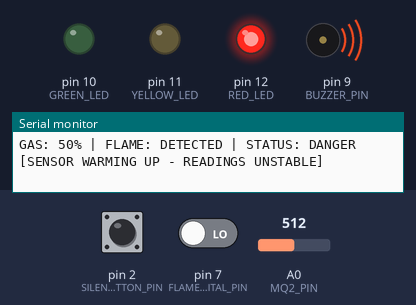
Simulated run of this sketch. Board: Arduino Uno, built with avr-gcc and run on an emulated ATmega328P. Parts: output pins drawn as LEDs (lit = HIGH), buzzer (waves = sounding, pin HIGH), the last lines printed to the serial monitor. The inputs (shaded band) are chosen by the test bench; at power-on: pin 7 (FLAME_DIGITAL_PIN) LOW, A0 (MQ2_PIN) = 512, pin 2 (SILENCE_BUTTON_PIN) HIGH.

Above: at 1.2 s.
1.3 s: pin 7 (FLAME_DIGITAL_PIN) driven HIGH
At 2.55 s:
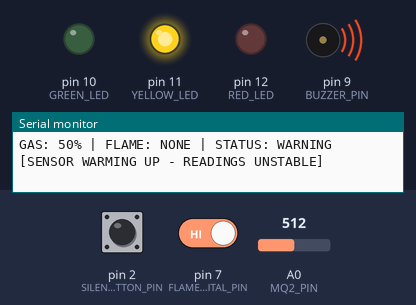
4.3 s: A0 (MQ2_PIN) set to 332
7.3 s: A0 (MQ2_PIN) set to 311
At 8.2 s:
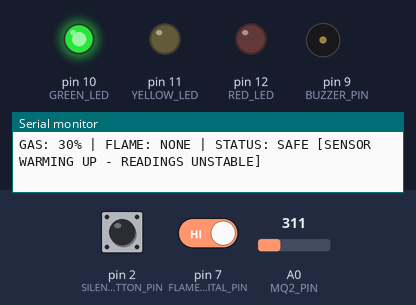
8.8 s: A0 (MQ2_PIN) set to 716
At 9.54 s:
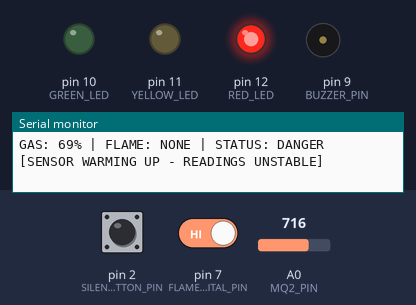
11.8 s: pin 2 (SILENCE_BUTTON_PIN) pulled LOW for 0.15 s
At 12.8 s:
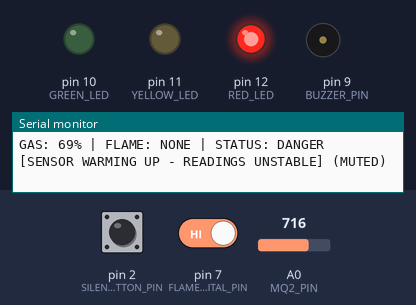
13.5 s: pin 7 (FLAME_DIGITAL_PIN) driven LOW
At 13.74 s:
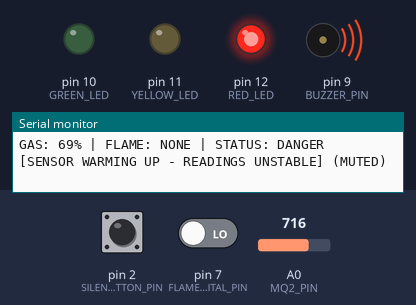
Timing chart, 0 to 17.5 s (numbered marks = the images above; inputs shaded):
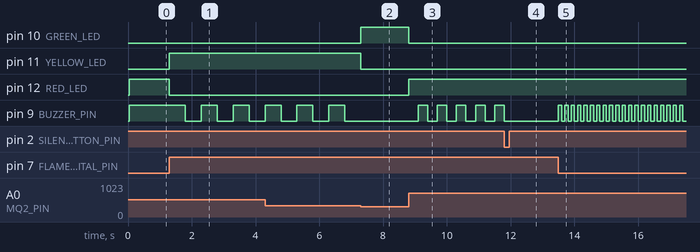

The sketch:

p2-gas-fire-alert.ino
```cpp
/**
 * Project 2: Gas & Fire Safety Alert System
 * Board: Arduino Uno R3
 * Target Folder: /home-assignments/p2-gas-fire-alert/
 */

// Pin Definitions
const int MQ2_PIN = A0;
const int FLAME_DIGITAL_PIN = 7;
const int FLAME_ANALOG_PIN = A1;
const int GREEN_LED = 10;
const int YELLOW_LED = 11;
const int RED_LED = 12;
const int BUZZER_PIN = 9;
const int SILENCE_BUTTON_PIN = 2;

// Timing Constants
const unsigned long WARMUP_DURATION = 120000; // 2 minutes warm-up time
const unsigned long LOG_INTERVAL = 1000;      // 1-second serial logging interval
const unsigned long SILENCE_DURATION = 30000;  // 30-second buzzer mute interval

// Global Variables
unsigned long systemStartTime = 0;
unsigned long lastLogTime = 0;
unsigned long lastBuzzerToggleTime = 0;
unsigned long silenceStartTime = 0;

bool isBuzzerSilenced = false;
bool buzzerState = false;

void setup() {
  Serial.begin(9600);

  // Pin Modes
  pinMode(FLAME_DIGITAL_PIN, INPUT);
  pinMode(GREEN_LED, OUTPUT);
  pinMode(YELLOW_LED, OUTPUT);
  pinMode(RED_LED, OUTPUT);
  pinMode(BUZZER_PIN, OUTPUT);

  // Using internal pull-up for silence button (Active-Low setup)
  pinMode(SILENCE_BUTTON_PIN, INPUT_PULLUP);

  systemStartTime = millis();
  Serial.println(F("System Initialization Completed."));
  Serial.println(F("Notice: MQ-2 sensor requires a 2-minute stabilization sequence."));
}

void loop() {
  unsigned long currentMillis = millis();
  bool isWarmingUp = (currentMillis - systemStartTime < WARMUP_DURATION);

  // 1. Read and Map Sensors
  int gasRaw = analogRead(MQ2_PIN);
  int gasPercent = map(gasRaw, 0, 1023, 0, 100);

  // Flame sensor is active-low: LOW means fire detected
  bool flameDetected = (digitalRead(FLAME_DIGITAL_PIN) == LOW);

  // 2. Handle Silence Button
  // Button reads LOW when actively pressed
  if (digitalRead(SILENCE_BUTTON_PIN) == LOW) {
    if (!isBuzzerSilenced) {
      isBuzzerSilenced = true;
      silenceStartTime = currentMillis;
      Serial.println(F("--> ALARM ALERT: Buzzer manually muted for 30 seconds."));
    }
  }

  // Check if the 30-second silence window has expired
  if (isBuzzerSilenced && (currentMillis - silenceStartTime >= SILENCE_DURATION)) {
    isBuzzerSilenced = false;
    Serial.println(F("--> ALARM ALERT: Mute window expired. Buzzer armed."));
  }

  // 3. Evaluate Hazard States & Output Logic
  String currentStatus = "SAFE";

  // Check for Danger state first (Gas > 60% OR Fire detected)
  if (gasPercent > 60 || flameDetected) {
    currentStatus = "DANGER";

    // Light matching LED
    digitalWrite(RED_LED, HIGH);
    digitalWrite(YELLOW_LED, LOW);
    digitalWrite(GREEN_LED, LOW);

    // If danger persists, auto-reactivate the alarm if it was muted
    if (gasPercent > 60 && flameDetected) {
      isBuzzerSilenced = false; // Combined danger overrides manual silence
    }

    // Alarm Tone Routing Block
    if (!isBuzzerSilenced) {
      if (gasPercent > 60 && flameDetected) {
        // Combined Danger Pattern: High-intensity fast strobe tone
        executeNonBlockingBuzzer(currentMillis, 100);
      } else if (flameDetected) {
        // Flame Danger Pattern: Continuous clear tone
        digitalWrite(BUZZER_PIN, HIGH);
      } else {
        // Gas Danger Pattern: Intense long bursts
        executeNonBlockingBuzzer(currentMillis, 300);
      }
    } else {
      digitalWrite(BUZZER_PIN, LOW); // Hold silent if button was pushed
    }
  }
  // Check Warning state (Gas 30% - 60% and no fire)
  else if (gasPercent > 30) {
    currentStatus = "WARNING";

    digitalWrite(RED_LED, LOW);
    digitalWrite(YELLOW_LED, HIGH);
    digitalWrite(GREEN_LED, LOW);

    // Warning alert standard layout: 1 slow beep per second
    if (!isBuzzerSilenced) {
      executeNonBlockingBuzzer(currentMillis, 500);
    } else {
      digitalWrite(BUZZER_PIN, LOW);
    }
  }
  // Safe State (Gas < 30% and no fire)
  else {
    currentStatus = "SAFE";
    isBuzzerSilenced = false; // Reset the silence latch once clean state is reached

    digitalWrite(RED_LED, LOW);
    digitalWrite(YELLOW_LED, LOW);
    digitalWrite(GREEN_LED, HIGH);
    digitalWrite(BUZZER_PIN, LOW);
  }

  // 4. Print Formatted Status Log to Serial Monitor every second
  if (currentMillis - lastLogTime >= LOG_INTERVAL) {
    lastLogTime = currentMillis;

    Serial.print(F("GAS: "));
    Serial.print(gasPercent);
    Serial.print(F("% | FLAME: "));
    Serial.print(flameDetected ? F("DETECTED") : F("NONE"));
    Serial.print(F(" | STATUS: "));
    Serial.print(currentStatus);

    if (isWarmingUp) {
      Serial.print(F(" [SENSOR WARMING UP - READINGS UNSTABLE]"));
    }
    if (isBuzzerSilenced) {
      Serial.print(F(" (MUTED)"));
    }
    Serial.println();
  }
}

/**
 * Toggles the buzzer state at a specified frequency interval without halting execution loops
 */
void executeNonBlockingBuzzer(unsigned long currentMillis, unsigned long toggleRate) {
  if (currentMillis - lastBuzzerToggleTime >= toggleRate) {
    lastBuzzerToggleTime = currentMillis;
    buzzerState = !buzzerState;
    digitalWrite(BUZZER_PIN, buzzerState);
  }
}
```

Measured:
- the behaviour switches between 318 and 317 on A0 (MQ2_PIN) (found by bisection; images 1 and 2)
- after the input at 1.3 s, pin 11 (YELLOW_LED): LOW → HIGH at once; pin 12 (RED_LED): HIGH → LOW at once; pin 9 (BUZZER_PIN): alternates HIGH for 0.50 s and LOW for 0.50 s, starting after 0.50 s
- after the input at 7.3 s, pin 10 (GREEN_LED): LOW → HIGH at once; pin 11 (YELLOW_LED): HIGH → LOW at once; pin 9 (BUZZER_PIN): stays LOW (without the input it goes to HIGH after 1.0 s)
- after the input at 8.8 s, pin 10 (GREEN_LED): HIGH → LOW at once; pin 12 (RED_LED): LOW → HIGH at once; pin 9 (BUZZER_PIN): alternates HIGH for 0.30 s and LOW for 0.30 s, starting after 0.30 s
- after the input at 11.8 s, pin 9 (BUZZER_PIN): goes on until 11.8 s, then stays LOW
- after the input at 13.5 s, pin 9 (BUZZER_PIN): alternates HIGH for 0.10 s and LOW for 0.10 s, starting at once
